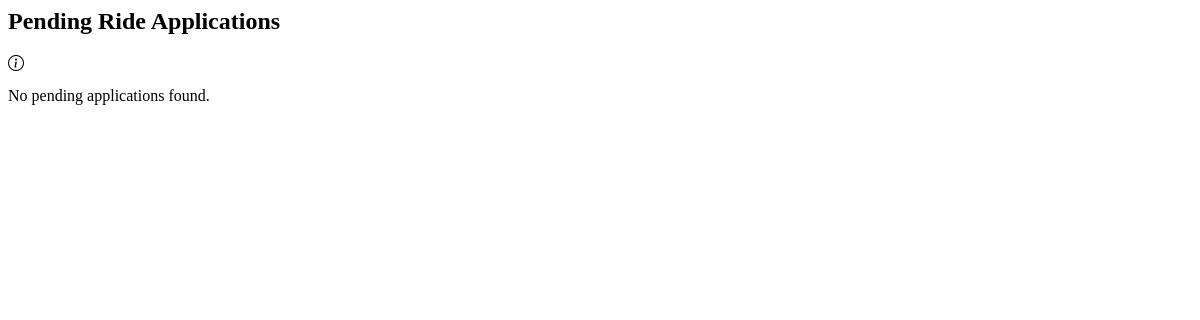
The page /profile/pending_rides/ (signed in) on the database as committed earlier.
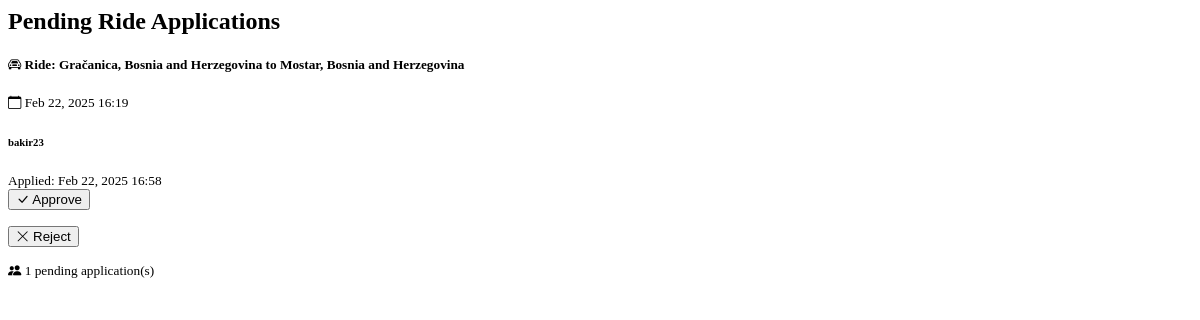
The same page on the database as committed later.
### base/models.py (models this page shows, shortened)
class Ride(models.Model):
    start = models.CharField(max_length=50)
    end = models.CharField (max_length=50)
    distance = models.DecimalField(max_digits=10, decimal_places=2, default=0.00)
    travelers = models.IntegerField(default=1)
    duration = models.DurationField(null=True, blank=True)
    created_on = models.DateTimeField(default=timezone.now)  # Changed from auto_now_add
    start_date = models.DateTimeField(default=timezone.now)
    STATUS_CHOICES = [
        ('PREPARING', 'Preparing'),
        ('FINISHED', 'Finished'),
        ('CANCELED', 'Canceled'),
    ]
    status = models.CharField(
        max_length=10,
        choices=STATUS_CHOICES,
        default='PREPARING'
    )
    origin_place_id = models.CharField(max_length=255, null=True)
    origin_latitude = models.FloatField(default=0)
    origin_longitude = models.FloatField(default=0)
    destination_place_id = models.CharField(max_length=255, null=True)
    destination_latitude = models.FloatField(default=0)
    destination_longitude = models.FloatField(default=0)
    distance_km = models.FloatField(default=0)
    duration_text = models.CharField(max_length=100, null=True)
    selected_route_index = models.IntegerField(default=0)
    selected_route_polyline = models.TextField(default='')

class RideApplication(models.Model):
    STATUS_CHOICES = [
        ('PENDING', 'Pending'),
        ('APPROVED', 'Approved'),
        ('REJECTED', 'Rejected'),
    ]
    user = models.ForeignKey(User, on_delete=models.CASCADE, related_name='ride_applications')
    ride = models.ForeignKey(Ride, on_delete=models.CASCADE, related_name='applications')
    status = models.CharField(max_length=10, choices=STATUS_CHOICES, default='PENDING')
    applied_at = models.DateTimeField(auto_now_add=True)
    updated_at = models.DateTimeField(auto_now=True)
    message = models.TextField(blank=True, null=True)  # Optional message from applicant
    class Meta:
        unique_together = ('user', 'ride')  # Prevent duplicate applications
        ordering = ['-applied_at']
        verbose_name = 'Ride Application'
        verbose_name_plural = 'Ride Applications'

class User(AbstractUser):
    level = models.ForeignKey(UserLevel, on_delete=models.SET_NULL, null=True)
    km_passed = models.IntegerField(default=0)
    number_of_rides = models.IntegerField(default=0)
    profile_description = models.TextField(blank=True, null=True)
    phone_number_user = models.TextField(
        null=True,
        blank=True,
        default='387603067074',
        unique=False  # Explicitly set unique=False
    )
    path_to_profile_picture = models.CharField(default = "", max_length=20, null=True)
    class Meta:
        verbose_name = 'User'
        verbose_name_plural = 'Users'

### user_profile/views.py (the view)
# urls.py: path('pending_rides/', pendingRides, name='pending_rides'),
def pendingRides(request):
    user_rides = UserRideAssociation.objects.filter(
        user=request.user,
        is_driver=True
    ).values_list('ride', flat=True)
    pending_applications = RideApplication.objects.filter(
        ride__in=user_rides,
        status='PENDING'
    ).select_related('user', 'ride')
    return render(request, 'pending_rides.html', {'pending_applications': pending_applications})

### user_profile/templates/pending_rides.html (shortened to what this page needs)
{% load static %}
<div class="container mt-4">
    <h2>Pending Ride Applications</h2>
    {% if pending_applications %}
        {% regroup pending_applications by ride as ride_list %}
        {% for ride in ride_list %}
            <div class="card mb-4 shadow-sm">
                <div class="card-header bg-primary text-white">
                    <h5 class="mb-0">
                        <i class="bi bi-car-front"></i>
                        Ride: {{ ride.grouper.start }} to {{ ride.grouper.end }}
                    </h5>
                    <small>
                        <i class="bi bi-calendar"></i>
                        {{ ride.grouper.start_date|date:"M d, Y H:i" }}
                    </small>
                </div>
                <div class="card-body">
                    <div class="list-group">
                    {% for application in ride.list %}
                        <div class="list-group-item">
                            <div class="d-flex justify-content-between align-items-center">
                                <div>
                                    <div class="d-flex align-items-center">
                                        <div>
                                            <h6 class="mb-0">{{ application.user.username }}</h6>
                                            <small class="text-muted">Applied: {{ application.applied_at|date:"M d, Y H:i" }}</small>
                                        </div>
                                    </div>
                                </div>
                                <div class="btn-group">
                                    <form method="POST" action="{% url 'user_profile:approve_application' application.id %}" class="d-inline">
                                        <button type="submit" class="btn btn-success btn-sm">
                                            <i class="bi bi-check-lg"></i> Approve
                                        </button>
                                    </form>
                                    <form method="POST" action="{% url 'user_profile:reject_application' application.id %}" class="d-inline">
                                        <button type="submit" class="btn btn-danger btn-sm">
                                            <i class="bi bi-x-lg"></i> Reject
                                        </button>
                                    </form>
                                </div>
                            </div>
                        </div>
                    {% endfor %}
                    </div>
                </div>
                <div class="card-footer">
                    <small class="text-muted">
                        <i class="bi bi-people-fill"></i>
                        {{ ride.list|length }} pending application(s)
                    </small>
                </div>
            </div>
        {% endfor %}
    {% else %}
        <div class="alert alert-info">
            <i class="bi bi-info-circle"></i>
            <p class="mb-0">No pending applications found.</p>
        </div>
    {% endif %}
</div>
<link rel="stylesheet" href="https://cdn.jsdelivr.net/npm/bootstrap-icons@1.11.1/font/bootstrap-icons.css">

Rows that differ between the two databases and show on the page:
added Ride: grouper.start "Gračanica, Bosnia and Herzegovina", grouper.end "Mostar, Bosnia and Herzegovina", grouper.start_date "Feb 22, 2025 16:19", list|length "1"
added RideApplication: user.username "bakir23", applied_at "Feb 22, 2025 16:58"
Other text that changed with them:
text no longer shown: "No pending applications found."
